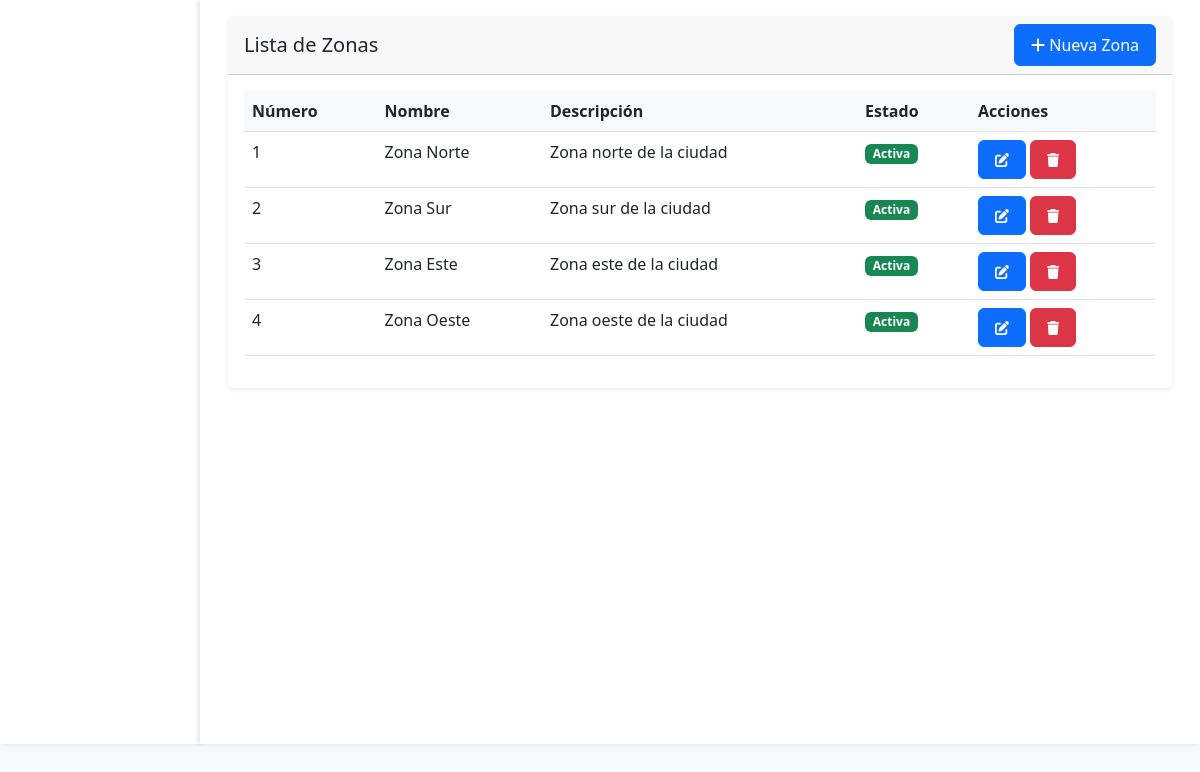
/perfil/zonas.php (signed in), run on the app's committed database.
### tables this page shows
CREATE TABLE zonas (
    id INT AUTO_INCREMENT PRIMARY KEY,
    numero INT NOT NULL,
    nombre VARCHAR(100) NOT NULL,
    descripcion TEXT,
    estado BOOLEAN DEFAULT TRUE,
    creado_en TIMESTAMP DEFAULT CURRENT_TIMESTAMP
);

### public/perfil/zonas.php (the view, shortened to what this page needs)
<?php
$action = $_GET['action'] ?? '';
try {
    $pdo = getConnection();
    $stmt = $pdo->query("SELECT * FROM zonas ORDER BY numero");
    $zonas = $stmt->fetchAll();
} catch (PDOException $e) {
    $error = "Error: " . $e->getMessage();
}
?>
<!DOCTYPE html>
<html lang="es">
<head>
    <link href="https://cdn.jsdelivr.net/npm/bootstrap@5.3.0/dist/css/bootstrap.min.css" rel="stylesheet">
    <link href="../../css/styles.css" rel="stylesheet">
</head>
<body>
    <div class="container-fluid">
        <div class="row">
            <div class="col-md-3 col-lg-2 sidebar">
            </div>
            <div class="col-md-9 col-lg-10">
                <div class="container-fluid">
                    <?php if ($action === 'add' || $action === 'edit'): ?>
                        <div class="card">
                            <div class="card-header">
                                <?php echo $action === 'add' ? 'Nueva Zona' : 'Editar Zona'; ?>
                            </div>
                            <div class="card-body">
                                <form method="POST">
                                    <div class="row">
                                        <div class="col-md-6 mb-3">
                                            <label for="numero" class="form-label">Número de Zona</label>
                                            <input type="number" class="form-control" id="numero" name="numero"
                                                   value="<?php echo isset($zona) ? htmlspecialchars($zona['numero']) : ''; ?>" required>
                                        </div>
                                        <div class="col-md-6 mb-3">
                                            <label for="nombre" class="form-label">Nombre</label>
                                            <input type="text" class="form-control" id="nombre" name="nombre"
                                                   value="<?php echo isset($zona) ? htmlspecialchars($zona['nombre']) : ''; ?>" required>
                                        </div>
                                    </div>
                                    <div class="mb-3">
                                        <label for="descripcion" class="form-label">Descripción</label>
                                        <textarea class="form-control" id="descripcion" name="descripcion" rows="3">
                                            <?php echo isset($zona) ? htmlspecialchars($zona['descripcion']) : ''; ?>
                                        </textarea>
                                    </div>
                                    <div class="mb-3">
                                        <div class="form-check">
                                            <input class="form-check-input" type="checkbox" id="estado" name="estado"
                                                   <?php echo isset($zona) && $zona['estado'] ? 'checked' : ''; ?>>
                                            <label class="form-check-label" for="estado">
                                                Zona Activa
                                            </label>
                                        </div>
                                    </div>
                                    <button type="submit" class="btn btn-primary">Guardar</button>
                                    <a href="." class="btn btn-secondary">Cancelar</a>
                                </form>
                            </div>
                        </div>
                    <?php else: ?>
                        <div class="card">
                            <div class="card-header d-flex justify-content-between align-items-center">
                                <h5 class="mb-0">Lista de Zonas</h5>
                                <a href="?action=add" class="btn btn-primary">
                                    <i class="fas fa-plus"></i> Nueva Zona
                                </a>
                            </div>
                            <div class="card-body">
                                <table class="table">
                                    <thead>
                                        <tr>
                                            <th>Número</th>
                                            <th>Nombre</th>
                                            <th>Descripción</th>
                                            <th>Estado</th>
                                            <th>Acciones</th>
                                        </tr>
                                    </thead>
                                    <tbody>
                                        <?php foreach ($zonas as $zona): ?>
                                            <tr>
                                                <td><?php echo $zona['numero']; ?></td>
                                                <td><?php echo htmlspecialchars($zona['nombre']); ?></td>
                                                <td><?php echo htmlspecialchars($zona['descripcion']); ?></td>
                                                <td>
                                                    <span class="badge <?php echo $zona['estado'] ? 'bg-success' : 'bg-danger'; ?>">
                                                        <?php echo $zona['estado'] ? 'Activa' : 'Inactiva'; ?>
                                                    </span>
                                                </td>
                                                <td>
                                                    <a href="?action=edit&id=<?php echo $zona['id']; ?>"
                                                       class="btn btn-sm btn-primary">
                                                        <i class="fas fa-edit"></i>
                                                    </a>
                                                    <a href="?action=delete&id=<?php echo $zona['id']; ?>"
                                                       class="btn btn-sm btn-danger"
                                                       onclick="return confirm('¿Estás seguro de eliminar esta zona?')">
                                                        <i class="fas fa-trash"></i>
                                                    </a>
                                                </td>
                                            </tr>
                                        <?php endforeach; ?>
                                    </tbody>
                                </table>
                            </div>
                        </div>
                    <?php endif; ?>
                </div>
            </div>
        </div>
    </div>
</body>
</html>

### public/css/styles.css (style rules this page uses)
body { background-color: #f8f9fa; min-height: 100vh; display: flex; flex-direction: column; }
.sidebar { background-color: white; min-height: calc(100vh - 56px); padding: 1rem; box-shadow: 2px 0 5px rgba(0, 0, 0, 0.1); }
.col-md-9.col-lg-10 { padding: 1rem; background-color: white; min-height: calc(100vh - 56px); box-shadow: -2px 0 5px rgba(0, 0, 0, 0.1); }
.btn { padding: 0.5rem 1rem; border-radius: 0.375rem; transition: all 0.2s ease-in-out; }
.card { border: none; box-shadow: 0 0.125rem 0.25rem rgba(0, 0, 0, 0.075); transition: all 0.3s ease; }
.table { background-color: white; }
.table th { background-color: #f8f9fa; border-top: none; }

### data on the page
zonas: numero "1", nombre "Zona Norte", descripcion "Zona norte de la ciudad", estado "Activa"
zonas: numero "2", nombre "Zona Sur", descripcion "Zona sur de la ciudad", estado "Activa"
zonas: numero "3", nombre "Zona Este", descripcion "Zona este de la ciudad", estado "Activa"
zonas: numero "4", nombre "Zona Oeste", descripcion "Zona oeste de la ciudad", estado "Activa"
